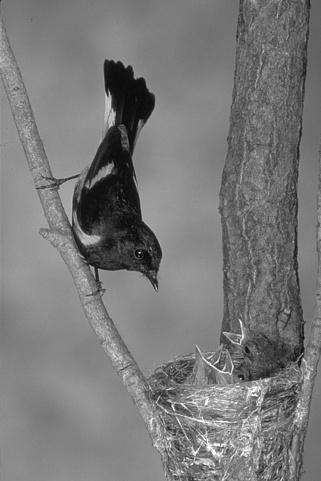
#> input picture Trabalho/Processamento de Imagens/Trabalho 4/Input/bird.pgm, 321 x 481 px, found by its file name
$ python exer4.py
#> lines starting #> are read from the running program, lines starting #| are printed output that depends on the picture
import numpy as np
import matplotlib.pyplot as plt
from scipy.fft import fft2, ifft2, fftshift, ifftshift
import imageio

# Carregar a imagem em escala de cinza
imagem = imageio.imread("Trabalho 4\\Input\\bird.pgm")
#> imagem is the input picture: shape (481, 321); min 0, max 255, mean 120.7

# Exibir a imagem original
plt.imshow(imagem, cmap='gray')
plt.title('Imagem Original')
plt.show()

# Aplicar a Transformada de Fourier 2D
f_transform = fft2(imagem)
f_transform_shifted = fftshift(f_transform)

# Calcular o espectro de magnitude e normalizar
magnitude_spectrum = np.log(np.abs(f_transform_shifted) + 1)
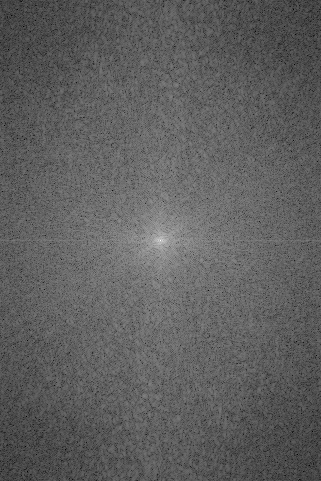
#> magnitude_spectrum: shape (481, 321) float64; min 2.58, max 16.74, mean 7.88; drawn with min black and max white
magnitude_spectrum = 255 * magnitude_spectrum / np.max(magnitude_spectrum)

# Exibir o espectro de Fourier
plt.imshow(magnitude_spectrum, cmap='gray')
plt.title('Espectro de Fourier')
plt.show()

# Desfazer o shift e aplicar a Transformada Inversa de Fourier
f_transform_unshifted = ifftshift(f_transform_shifted)
imagem_reconstruida = ifft2(f_transform_unshifted)
imagem_reconstruida = np.abs(imagem_reconstruida)

# Exibir a imagem reconstruída
plt.imshow(imagem_reconstruida, cmap='gray')
plt.title('Imagem Reconstruída')
plt.show()

# Calcular e exibir a diferença com a imagem original
diferenca = imagem - imagem_reconstruida
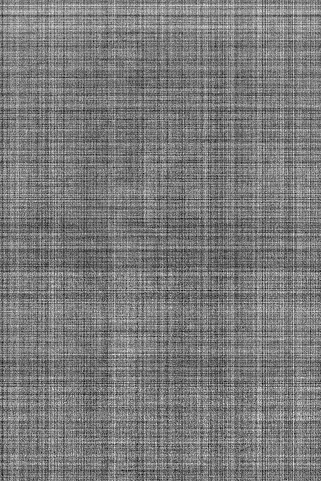
#> diferenca: shape (481, 321) float64; min -2.27e-13, max 2.27e-13, mean -7.15e-15; drawn with min black and max white
plt.imshow(diferenca, cmap='gray')
plt.title('Diferença entre a Imagem Original e a Reconstruída')
plt.show()

# Mostrar valores máximo e mínimo da diferença
print(f"Máximo: {np.max(diferenca)}, Mínimo: {np.min(diferenca)}")
#| Máximo: 2.2737367544323206e-13, Mínimo: -2.2737367544323206e-13

# Remover todas as linhas ímpares do espectro de Fourier
f_transform_shifted[1::2, :] = 0

# Aplicar a Transformada Inversa de Fourier
f_transform_unshifted = ifftshift(f_transform_shifted)
imagem_reconstruida = ifft2(f_transform_unshifted)
imagem_reconstruida = np.abs(imagem_reconstruida)
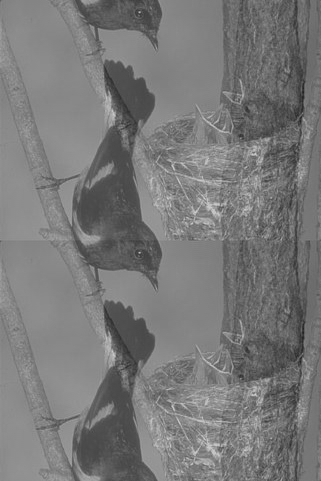
#> imagem_reconstruida: shape (481, 321) float64; min 33.77, max 209.4, mean 120.7

# Exibir a imagem reconstruída
plt.imshow(imagem_reconstruida, cmap='gray')
plt.title('Imagem Reconstruída com Linhas Ímpares Removidas')
plt.show()

# Mostrar dimensão da imagem resultante
print(f"Dimensão da imagem resultante: {imagem_reconstruida.shape}")
#| Dimensão da imagem resultante: (481, 321)

# Zerar linhas alternadamente (5 zeradas, 5 mantidas)
rows = imagem.shape[0]
#> rows = 481
for i in range(0, rows, 10):
    f_transform_shifted[i:i+5, :] = 0

# Aplicar a Transformada Inversa de Fourier
f_transform_unshifted = ifftshift(f_transform_shifted)
imagem_reconstruida = ifft2(f_transform_unshifted)
imagem_reconstruida = np.abs(imagem_reconstruida)
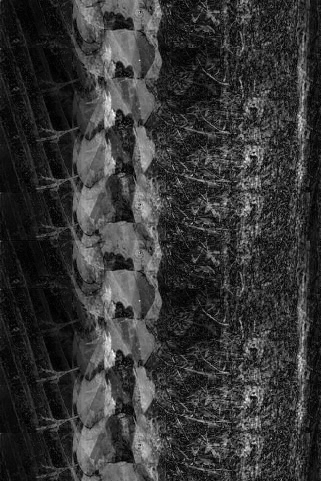
#> imagem_reconstruida: shape (481, 321) float64; min 0.00894, max 46.2, mean 9.7; drawn with min black and max white

# Exibir a imagem reconstruída
plt.imshow(imagem_reconstruida, cmap='gray')
plt.title('Imagem Reconstruída com Linhas Alternadamente Zeradas')
plt.show()

# Mostrar dimensão da imagem resultante
print(f"Dimensão da imagem resultante: {imagem_reconstruida.shape}")
#| Dimensão da imagem resultante: (481, 321)

# Zerar todas as linhas ímpares e colunas ímpares
f_transform_shifted[1::2, :] = 0
f_transform_shifted[:, 1::2] = 0

# Aplicar a Transformada Inversa de Fourier
f_transform_unshifted = ifftshift(f_transform_shifted)
imagem_reconstruida = ifft2(f_transform_unshifted)
imagem_reconstruida = np.abs(imagem_reconstruida)
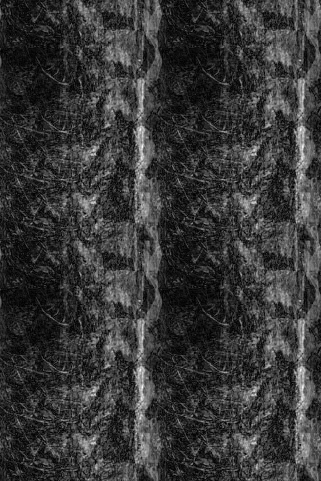
#> imagem_reconstruida: shape (481, 321) float64; min 0.00545, max 31.6, mean 6.9; drawn with min black and max white

# Exibir a imagem reconstruída
plt.imshow(imagem_reconstruida, cmap='gray')
plt.title('Imagem Reconstruída com Linhas e Colunas Ímpares Zeradas')
plt.show()

# Mostrar dimensão da imagem resultante
print(f"Dimensão da imagem resultante: {imagem_reconstruida.shape}")
#| Dimensão da imagem resultante: (481, 321)

$ run again, with Trabalho/Processamento de Imagens/Trabalho 4/Input/gourds.pgm copied over Trabalho/Processamento de Imagens/Trabalho 4/Input/bird.pgm
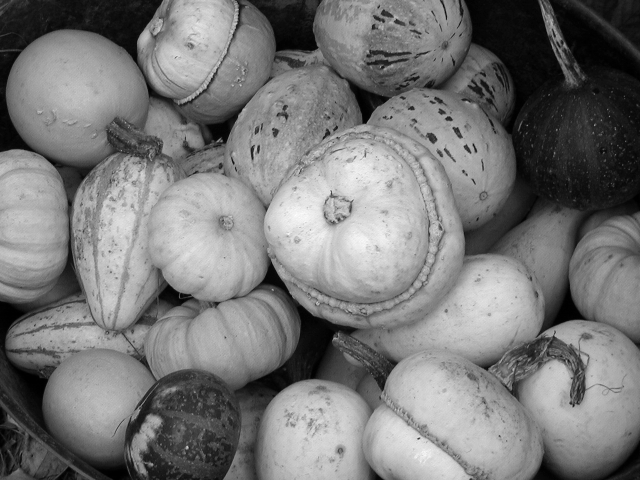
#> input picture Trabalho/Processamento de Imagens/Trabalho 4/Input/gourds.pgm, 640 x 480 px, found by its file name
#> imagem is the input picture: shape (480, 640); min 0, max 255, mean 119.9
#> `diferenca = imagem - imagem_reconstruida`:
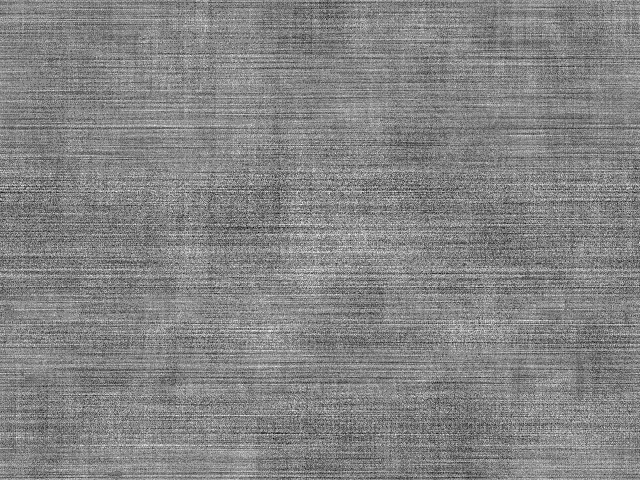
#> diferenca: shape (480, 640) float64; min -1.71e-13, max 1.42e-13, mean -8.38e-15; drawn with min black and max white
#| Máximo: 1.4210854715202004e-13, Mínimo: -1.7053025658242404e-13
#| Dimensão da imagem resultante: (480, 640)
#| Dimensão da imagem resultante: (480, 640)
#> `imagem_reconstruida = np.abs(imagem_reconstruida)`:
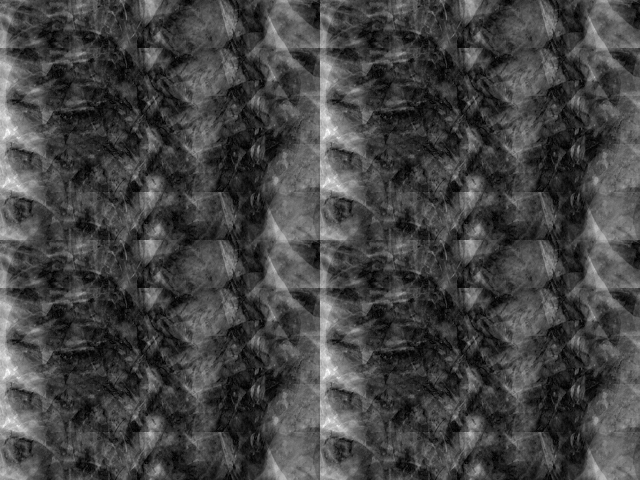
#> imagem_reconstruida: shape (480, 640) float64; min 0.0053, max 51.16, mean 13.7; drawn with min black and max white
#| Dimensão da imagem resultante: (480, 640)

$ run again, with Trabalho/Processamento de Imagens/Trabalho 4/Input/gourdsFourier.pgm copied over Trabalho/Processamento de Imagens/Trabalho 4/Input/bird.pgm
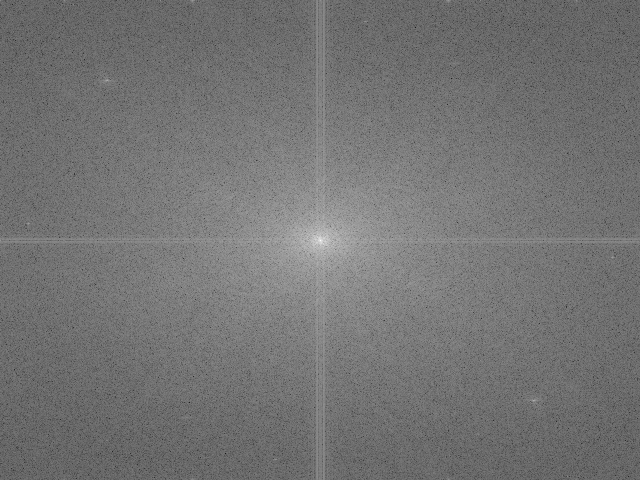
#> input picture Trabalho/Processamento de Imagens/Trabalho 4/Input/gourdsFourier.pgm, 640 x 480 px, found by its file name
#> imagem is the input picture: shape (480, 640); min 23, max 255, mean 115.4
#> `diferenca = imagem - imagem_reconstruida`:
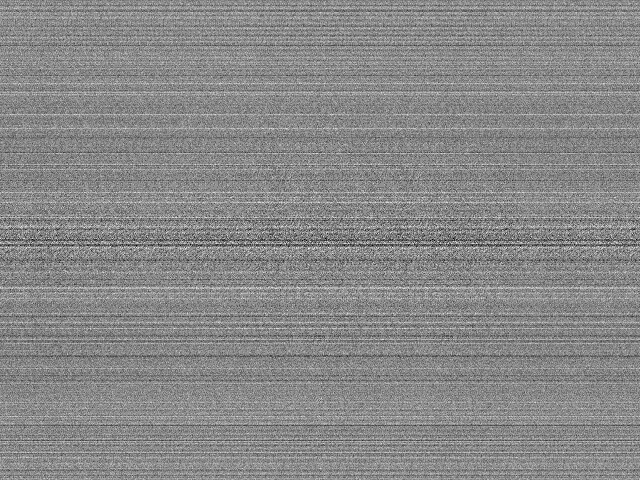
#> diferenca: shape (480, 640) float64; min -1.14e-13, max 8.53e-14, mean -7.1e-15; drawn with min black and max white
#| Máximo: 8.526512829121202e-14, Mínimo: -1.1368683772161603e-13
#| Dimensão da imagem resultante: (480, 640)
#| Dimensão da imagem resultante: (480, 640)
#> `imagem_reconstruida = np.abs(imagem_reconstruida)`:
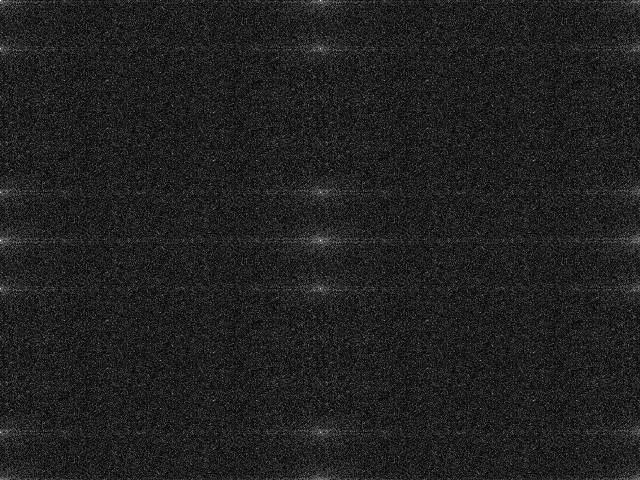
#> imagem_reconstruida: shape (480, 640) float64; min 0.00125, max 21.7, mean 2.8; drawn with min black and max white
#| Dimensão da imagem resultante: (480, 640)
